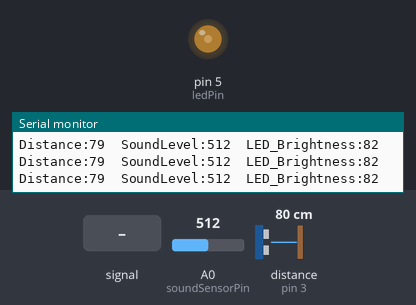
Simulated run of this sketch. Board: Arduino Uno, built with avr-gcc and run on an emulated ATmega328P. On the bench: output pins drawn as LEDs (lit = HIGH), the last lines printed to the serial monitor. Wiring (inferred from the names in the program): ultrasonic range finder: trigger pin 2; echo pin 3. The inputs (shaded band) are chosen by the test bench; at power-on: A0 (soundSensorPin) = 512, distance to the obstacle (sensor on pin 3) 80 cm. The echo pulse lasts 58.3 µs per cm; pins used as bus, display or sensor lines are not drawn.

Above: at 1.3 s.
1.4 s: A0 (soundSensorPin) fed a 200 Hz sine of ±255 counts around its level
At 1.9 s:
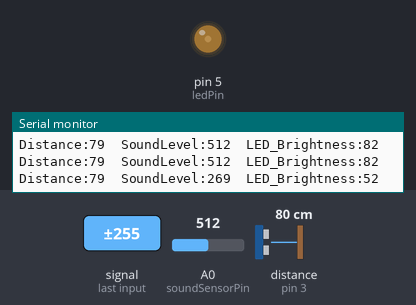
4.4 s: A0 (soundSensorPin) set to 900
6.0 s: distance to the obstacle (sensor on pin 3) set to 2 cm
At 7.2 s:
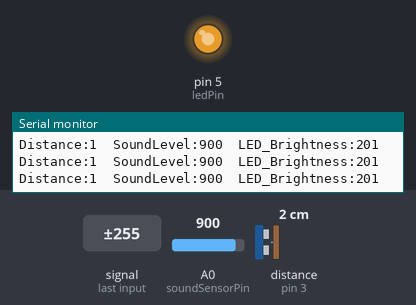
7.5 s: A0 (soundSensorPin) set to 0
At 9.1 s:
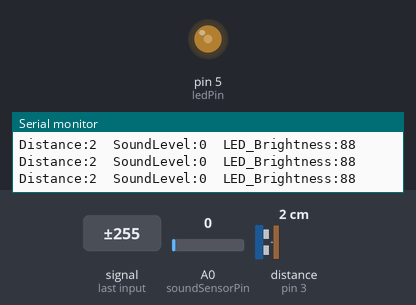
10.5 s: distance to the obstacle (sensor on pin 3) set to 120 cm
At 11.5 s:
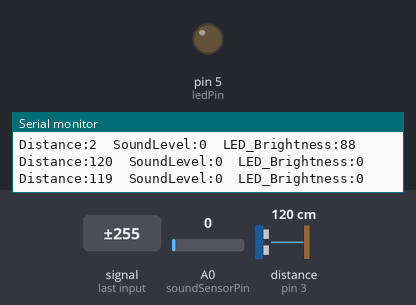
12.0 s: distance to the obstacle (sensor on pin 3) set to 4 cm
At 13.8 s:
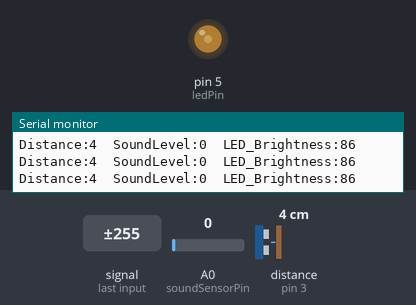
Timing chart, 0 to 15.1 s (numbered marks = the images above; inputs shaded):
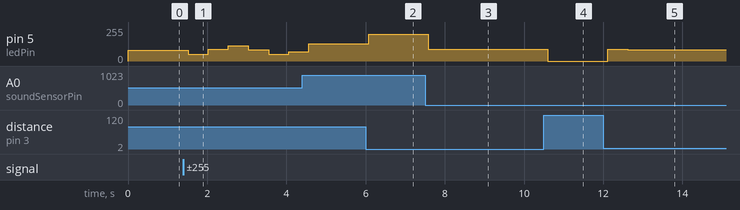

Measured:
- after the input at 1.4 s, pin 5 (ledPin): 82/255 → 52/255 after 0.12 s, → 87/255 0.51 s later, → 114/255 0.51 s later, → 86/255 0.51 s later, … (6 changes in this stretch)
- after the input at 6.0 s, pin 5 (ledPin): 131/255 → 201/255 after 0.07 s
- after the input at 7.5 s, pin 5 (ledPin): 201/255 → 89/255 after 0.08 s, → 88/255 0.50 s later
- after the input at 10.5 s, pin 5 (ledPin): 88/255 → 0/255 after 0.10 s
- after the input at 12.0 s, pin 5 (ledPin): 0/255 → 87/255 after 0.11 s, → 86/255 0.50 s later

The sketch:

Ultrasonic-Sound-Sensor-Driven-LED-Brightness-Controller.ino
```cpp
const int ledPin = 5;
const int ultrasonicTrigPin = 2;
const int ultrasonicEchoPin = 3;
const int soundSensorPin = A0;

void setup() {
  pinMode(ledPin, OUTPUT);
  pinMode(ultrasonicTrigPin, OUTPUT);
  pinMode(ultrasonicEchoPin, INPUT);
  Serial.begin(9600);
}

void loop() {
  long duration, distance;
  int soundLevel;

  digitalWrite(ultrasonicTrigPin, LOW);
  delayMicroseconds(2);
  digitalWrite(ultrasonicTrigPin, HIGH);
  delayMicroseconds(10);
  digitalWrite(ultrasonicTrigPin, LOW);

  duration = pulseIn(ultrasonicEchoPin, HIGH);
  distance = (duration / 2) / 29.1;

  soundLevel = analogRead(soundSensorPin);

  int brightness = map(distance, 0, 100, 180, 0);
  brightness = constrain(brightness, 0, 255);

  int soundInfluence = map(soundLevel, 0, 1023, 0, 255);

  int finalBrightness = (brightness + soundInfluence) / 2;

  analogWrite(ledPin, finalBrightness);

  Serial.print("Distance:");
  Serial.print(distance);
  Serial.print("\tSoundLevel:");
  Serial.print(soundLevel);
  Serial.print("\tLED_Brightness:");
  Serial.println(finalBrightness);

  delay(500);
}
```
